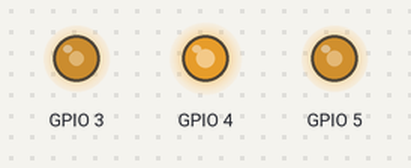
Bench run of a sketch on a simulated ESP32. Parts: output pins drawn as LEDs (lit = HIGH).

Above: at 0.05 s.
Timing chart, 0 to 13.0 s (numbered marks = the images above):
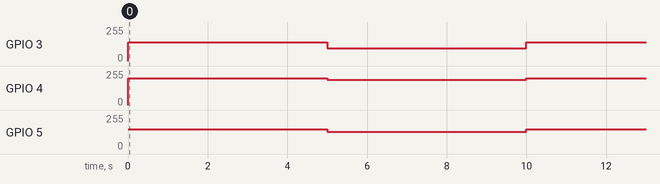

The sketch:

ledTest.ino
```cpp
//LED
#include <LEDControl.h>

Colour spell_colour = CYAN;
LEDControl ledControl(D2, D3, D4, 5000, 8);


void setup() {
  ledControl.initializeLED();
}

void loop() {
  ledControl.on_initialize_light();
  delay(5000);
  ledControl.on_spell_light(WHITE, 0);
  delay(5000);
  /*
  // Ratio for cyan
  spell_colour = RED;
  for(int dutyCycle = 0; dutyCycle <= 5; dutyCycle++){
    ledControl.on_spell_light(spell_colour, dutyCycle);
    delay(1000);
  }

  spell_colour = GREEN;
  for(int dutyCycle = 0; dutyCycle <= 5; dutyCycle++){
    ledControl.on_spell_light(spell_colour, dutyCycle);
    delay(1000);
  }

  spell_colour = BLUE;
  for(int dutyCycle = 0; dutyCycle <= 5; dutyCycle++){
    ledControl.on_spell_light(spell_colour, dutyCycle);
    delay(1000);
  }

  spell_colour = YELLOW;
  for(int dutyCycle = 0; dutyCycle <= 5; dutyCycle++){
    ledControl.on_spell_light(spell_colour, dutyCycle);
    delay(1000);
  }

  spell_colour = PURPLE;
  for(int dutyCycle = 0; dutyCycle <= 5; dutyCycle++){
    ledControl.on_spell_light(spell_colour, dutyCycle);
    delay(1000);
  }

  spell_colour = CYAN;
  for(int dutyCycle = 0; dutyCycle <= 5; dutyCycle++){
    ledControl.on_spell_light(spell_colour, dutyCycle);
    delay(1000);
  }
  */
}
```

Measured:
- by itself, GPIO 3: alternates 139/255 for 5.0 s and 96/255 for 5.0 s
- by itself, GPIO 4: alternates 199/255 for 5.0 s and 191/255 for 5.0 s
- by itself, GPIO 5: alternates 149/255 for 5.0 s and 128/255 for 5.0 s
